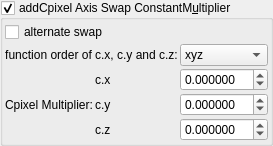
    <widget class="MyGroupBox" name="groupCheck_transf_addCpixel_enabled_false">
     <property name="toolTip">
      <string>&lt;html&gt;&lt;head/&gt;&lt;body&gt;&lt;p&gt;Cpixel is CVector3 c = ( c.x, c.y, c.z). It is each original point (pixel) in 3D space where the iteration starts from, ( c = original z for each point .) It is commonly found in formula structures z = f(z) + c.&lt;/p&gt;&lt;p&gt;The Cpixel multiplier effectively scales this point &amp;quot;c&amp;quot;.&lt;/p&gt;&lt;p&gt;This transform allows the swapping of the order of the &amp;quot;CVector3 c&amp;quot; components before being multiplied by &amp;quot;CVector3 z&amp;quot; components.&lt;/p&gt;&lt;/body&gt;&lt;/html&gt;</string>
     </property>
     <property name="title">
      <string>addCpixel Axis Swap ConstantM&amp;ultiplier</string>
     </property>
     <property name="checkable">
      <bool>true</bool>
     </property>
     <layout class="QVBoxLayout" name="verticalLayout_51">
      <property name="spacing">
       <number>2</number>
      </property>
      <property name="leftMargin">
       <number>2</number>
      </property>
      <property name="topMargin">
       <number>2</number>
      </property>
      <property name="rightMargin">
       <number>2</number>
      </property>
      <property name="bottomMargin">
       <number>2</number>
      </property>
      <item>
       <layout class="QGridLayout" name="gridLayout_25" columnstretch="0,0,1">
        <property name="spacing">
         <number>2</number>
        </property>
        <item row="2" column="2">
         <widget class="MyDoubleSpinBox" name="spinbox3_transf_constant_multiplierC_111_x">
          <property name="sizePolicy">
           <sizepolicy hsizetype="Minimum" vsizetype="Maximum">
            <horstretch>0</horstretch>
            <verstretch>0</verstretch>
           </sizepolicy>
          </property>
          <property name="prefix">
           <string/>
          </property>
          <property name="suffix">
           <string/>
          </property>
          <property name="decimals">
           <number>6</number>
          </property>
          <property name="minimum">
           <double>-99.989999999999995</double>
          </property>
          <property name="maximum">
           <double>99.989999999999995</double>
          </property>
          <property name="singleStep">
           <double>0.100000000000000</double>
          </property>
         </widget>
        </item>
        <item row="2" column="0" rowspan="3">
         <widget class="QLabel" name="label_108">
          <property name="text">
           <string>Cpixel Multiplier:</string>
          </property>
         </widget>
        </item>
        <item row="3" column="1">
         <widget class="QLabel" name="label_110">
          <property name="text">
           <string notr="true">c.y</string>
          </property>
         </widget>
        </item>
        <item row="4" column="1">
         <widget class="QLabel" name="label_111">
          <property name="text">
           <string notr="true">c.z</string>
          </property>
         </widget>
        </item>
        <item row="4" column="2">
         <widget class="MyDoubleSpinBox" name="spinbox3_transf_constant_multiplierC_111_z">
          <property name="sizePolicy">
           <sizepolicy hsizetype="Minimum" vsizetype="Maximum">
            <horstretch>0</horstretch>
            <verstretch>0</verstretch>
           </sizepolicy>
          </property>
          <property name="prefix">
           <string/>
          </property>
          <property name="suffix">
           <string/>
          </property>
          <property name="decimals">
           <number>6</number>
          </property>
          <property name="minimum">
           <double>-99.989999999999995</double>
          </property>
          <property name="maximum">
           <double>99.989999999999995</double>
          </property>
          <property name="singleStep">
           <double>0.100000000000000</double>
          </property>
         </widget>
        </item>
        <item row="2" column="1">
         <widget class="QLabel" name="label_109">
          <property name="text">
           <string notr="true">c.x</string>
          </property>
         </widget>
        </item>
        <item row="3" column="2">
         <widget class="MyDoubleSpinBox" name="spinbox3_transf_constant_multiplierC_111_y">
          <property name="sizePolicy">
           <sizepolicy hsizetype="Minimum" vsizetype="Maximum">
            <horstretch>0</horstretch>
            <verstretch>0</verstretch>
           </sizepolicy>
          </property>
          <property name="prefix">
           <string/>
          </property>
          <property name="suffix">
           <string/>
          </property>
          <property name="decimals">
           <number>6</number>
          </property>
          <property name="minimum">
           <double>-99.989999999999995</double>
          </property>
          <property name="maximum">
           <double>99.989999999999995</double>
          </property>
          <property name="singleStep">
           <double>0.100000000000000</double>
          </property>
         </widget>
        </item>
        <item row="0" column="0" colspan="2">
         <widget class="MyCheckBox" name="checkBox_transf_alternate_enabled_false">
          <property name="text">
           <string>alternate swap</string>
          </property>
         </widget>
        </item>
        <item row="1" column="2">
         <widget class="MyComboBox" name="comboBox_mandelbulbMulti_order_of_xyz_C">
          <item>
           <property name="text">
            <string notr="true">xyz</string>
           </property>
          </item>
          <item>
           <property name="text">
            <string notr="true">xzy</string>
           </property>
          </item>
          <item>
           <property name="text">
            <string notr="true">yxz</string>
           </property>
          </item>
          <item>
           <property name="text">
            <string notr="true">yzx</string>
           </property>
          </item>
          <item>
           <property name="text">
            <string notr="true">zxy</string>
           </property>
          </item>
          <item>
           <property name="text">
            <string notr="true">zyx</string>
           </property>
          </item>
         </widget>
        </item>
        <item row="1" column="0" colspan="2">
         <widget class="QLabel" name="label">
          <property name="text">
           <string>function order of c.x, c.y and c.z:</string>
          </property>
          <property name="alignment">
           <set>Qt::AlignCenter</set>
          </property>
         </widget>
        </item>
       </layout>
      </item>
     </layout>
    </widget>
